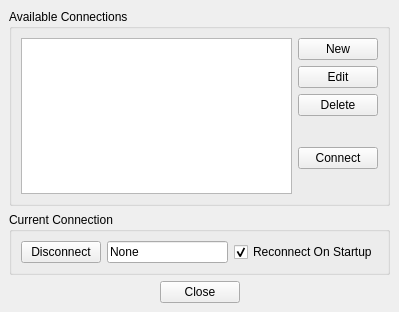
<ui version="4.0" >
 <class>HLAWindow</class>
 <widget class="QWidget" name="HLAWindow" >
  <property name="geometry" >
   <rect>
    <x>0</x>
    <y>0</y>
    <width>399</width>
    <height>312</height>
   </rect>
  </property>
  <property name="windowTitle" >
   <string>HLA Connections</string>
  </property>
  <layout class="QVBoxLayout" >
   <property name="spacing" >
    <number>6</number>
   </property>
   <property name="leftMargin" >
    <number>9</number>
   </property>
   <property name="topMargin" >
    <number>9</number>
   </property>
   <property name="rightMargin" >
    <number>9</number>
   </property>
   <property name="bottomMargin" >
    <number>9</number>
   </property>
   <item>
    <widget class="QGroupBox" name="groupBox" >
     <property name="title" >
      <string>Available Connections</string>
     </property>
     <layout class="QHBoxLayout" >
      <property name="spacing" >
       <number>6</number>
      </property>
      <property name="leftMargin" >
       <number>9</number>
      </property>
      <property name="topMargin" >
       <number>9</number>
      </property>
      <property name="rightMargin" >
       <number>9</number>
      </property>
      <property name="bottomMargin" >
       <number>9</number>
      </property>
      <item>
       <widget class="QListWidget" name="mNetworkListWidget" >
        <property name="toolTip" >
         <string>Select an existing network connection from the list. </string>
        </property>
       </widget>
      </item>
      <item>
       <layout class="QVBoxLayout" >
        <property name="spacing" >
         <number>6</number>
        </property>
        <property name="leftMargin" >
         <number>0</number>
        </property>
        <property name="topMargin" >
         <number>0</number>
        </property>
        <property name="rightMargin" >
         <number>0</number>
        </property>
        <property name="bottomMargin" >
         <number>0</number>
        </property>
        <item>
         <widget class="QPushButton" name="mNewPushButton" >
          <property name="toolTip" >
           <string>Create a new network connection. </string>
          </property>
          <property name="text" >
           <string>New</string>
          </property>
         </widget>
        </item>
        <item>
         <widget class="QPushButton" name="mEditPushButton" >
          <property name="toolTip" >
           <string>Edit an existing network connection. </string>
          </property>
          <property name="text" >
           <string>Edit</string>
          </property>
         </widget>
        </item>
        <item>
         <widget class="QPushButton" name="mDeletePushButton" >
          <property name="toolTip" >
           <string>Delete the currently selected network connection. </string>
          </property>
          <property name="text" >
           <string>Delete</string>
          </property>
         </widget>
        </item>
        <item>
         <spacer>
          <property name="orientation" >
           <enum>Qt::Vertical</enum>
          </property>
          <property name="sizeHint" >
           <size>
            <width>20</width>
            <height>40</height>
           </size>
          </property>
         </spacer>
        </item>
        <item>
         <widget class="QPushButton" name="mConnectPushButton" >
          <property name="toolTip" >
           <string>Connect to the currently selected federation. </string>
          </property>
          <property name="text" >
           <string>Connect</string>
          </property>
         </widget>
        </item>
        <item>
         <spacer>
          <property name="orientation" >
           <enum>Qt::Vertical</enum>
          </property>
          <property name="sizeHint" >
           <size>
            <width>20</width>
            <height>40</height>
           </size>
          </property>
         </spacer>
        </item>
       </layout>
      </item>
     </layout>
    </widget>
   </item>
   <item>
    <widget class="QGroupBox" name="groupBox_2" >
     <property name="title" >
      <string>Current Connection</string>
     </property>
     <layout class="QHBoxLayout" >
      <property name="spacing" >
       <number>6</number>
      </property>
      <property name="leftMargin" >
       <number>9</number>
      </property>
      <property name="topMargin" >
       <number>9</number>
      </property>
      <property name="rightMargin" >
       <number>9</number>
      </property>
      <property name="bottomMargin" >
       <number>9</number>
      </property>
      <item>
       <widget class="QPushButton" name="mDisconnectPushButton" >
        <property name="toolTip" >
         <string>Disconnect from the currently selected federation.</string>
        </property>
        <property name="text" >
         <string>Disconnect</string>
        </property>
       </widget>
      </item>
      <item>
       <widget class="QLineEdit" name="mCurrentFederationLineEdit" >
        <property name="toolTip" >
         <string>The current federation you are connected to.</string>
        </property>
        <property name="text" >
         <string>None</string>
        </property>
        <property name="readOnly" >
         <bool>true</bool>
        </property>
       </widget>
      </item>
      <item>
       <widget class="QCheckBox" name="mReconnectOnStartupCheckBox" >
        <property name="toolTip" >
         <string>Check this box if you want the Stealth Viewer to reconnect to the previous connection on startup.</string>
        </property>
        <property name="text" >
         <string>Reconnect On Startup</string>
        </property>
        <property name="checked" >
         <bool>true</bool>
        </property>
       </widget>
      </item>
     </layout>
    </widget>
   </item>
   <item>
    <layout class="QVBoxLayout" >
     <property name="spacing" >
      <number>2</number>
     </property>
     <property name="leftMargin" >
      <number>0</number>
     </property>
     <property name="topMargin" >
      <number>0</number>
     </property>
     <property name="rightMargin" >
      <number>0</number>
     </property>
     <property name="bottomMargin" >
      <number>0</number>
     </property>
     <item>
      <layout class="QHBoxLayout" >
       <property name="spacing" >
        <number>2</number>
       </property>
       <property name="leftMargin" >
        <number>0</number>
       </property>
       <property name="topMargin" >
        <number>0</number>
       </property>
       <property name="rightMargin" >
        <number>0</number>
       </property>
       <property name="bottomMargin" >
        <number>0</number>
       </property>
       <item>
        <spacer>
         <property name="orientation" >
          <enum>Qt::Horizontal</enum>
         </property>
         <property name="sizeHint" >
          <size>
           <width>40</width>
           <height>20</height>
          </size>
         </property>
        </spacer>
       </item>
       <item>
        <widget class="QPushButton" name="mClosePushButton" >
         <property name="toolTip" >
          <string>Close this window. </string>
         </property>
         <property name="text" >
          <string>Close</string>
         </property>
        </widget>
       </item>
       <item>
        <spacer>
         <property name="orientation" >
          <enum>Qt::Horizontal</enum>
         </property>
         <property name="sizeHint" >
          <size>
           <width>40</width>
           <height>20</height>
          </size>
         </property>
        </spacer>
       </item>
      </layout>
     </item>
    </layout>
   </item>
  </layout>
 </widget>
 <tabstops>
  <tabstop>mNewPushButton</tabstop>
  <tabstop>mEditPushButton</tabstop>
  <tabstop>mDeletePushButton</tabstop>
  <tabstop>mClosePushButton</tabstop>
 </tabstops>
 <resources/>
 <connections>
  <connection>
   <sender>mClosePushButton</sender>
   <signal>clicked()</signal>
   <receiver>HLAWindow</receiver>
   <slot>close()</slot>
   <hints>
    <hint type="sourcelabel" >
     <x>248</x>
     <y>396</y>
    </hint>
    <hint type="destinationlabel" >
     <x>249</x>
     <y>421</y>
    </hint>
   </hints>
  </connection>
 </connections>
</ui>
